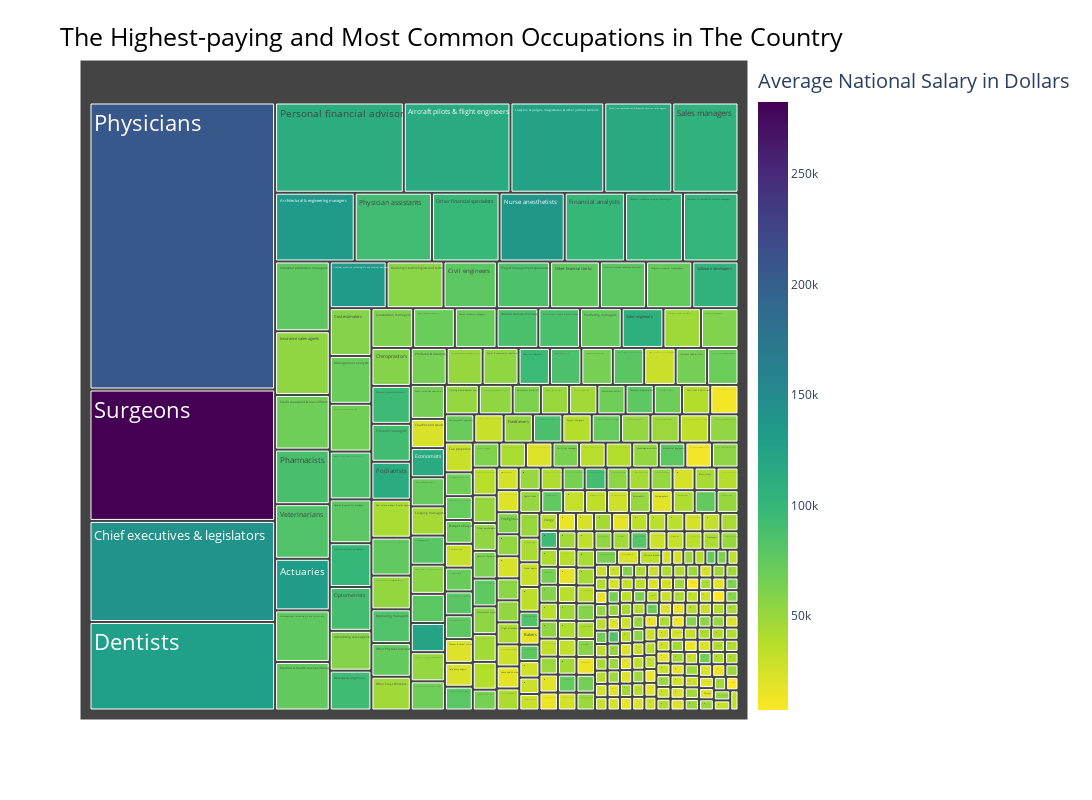

The notebook cell this image was saved under:
### Markdown cell above
In the first graph, what I aim to show is which jobs are the most common highest-paying ones and make a comparison with their color coding to see if being the most common necessarily makes them the highest paid.

### Code cell
#Codigo para contar la cantidad de veces que se repiten las occupaciones y tambien tener su sueldo promedio a nivel pais
v1=new_file.groupby('Occupation').agg({'Occupation':'count'}).rename(columns={'Occupation':'Total'}).sort_values(by='Total',ascending=False).reset_index()
aux=new_file[['Occupation','Average National Salary for Each Occupation']]
v1=pd.merge(v1,aux)
#Elimino valores que se duplcian al realizar el merge
v1=v1.drop_duplicates()


#Para la visualización elegi un treemap para destacar con el tamaño cuales son los trabajos que se suelen ser los mejroes pagados por locacización
#Ademas decidi agregar escala de color secuencial que represente el sueldo promedio que reciben para poder analizar si las mejor paagdas mas comunes necesarimante son las de mayor sueldo promedio
g1=px.treemap(v1,path=['Occupation'],values='Total',color='Average National Salary for Each Occupation',color_continuous_scale='Viridis_r')


#Tamaño Grafico
g1.update_layout(     
    width=1500,  # Ancho del gráfico en píxeles
    height=800,  # Alto del gráfico en píxeles
    title='The Highest-paying and Most Common Occupations in The Country',
    title_y=0.965,
    title_x=0.055, 
    title_font_color='black',
    title_font_size=25,
    coloraxis_colorbar=dict(
        x=1.0,
        title="Average National Salary in Dollars",
        title_font=dict(size=20),
    )
)

g1.update_traces(textfont=dict(size=22))
g1.show()

#De la visualización se puede apreciar como hay ciertas ocupaciones que se repite nde manera muy frecuente y al mismo tiempo se aprecia como la ocupación mejor pagada más común no es la mejor pada, siendo en realidad Surgeons.

### Figure 1 — Plotly figure (JSON) as saved in the notebook; plotly's stock layout.template omitted (floating-point values rounded to 4 significant figures; data arrays with more than 128 entries replaced by an {"elided": "..."} marker saying what was removed)
{"data": [{"branchvalues": "total", "customdata": {"elided": "357x1 float values"}, "domain": {"x": [0, 1], "y": [0, 1]}, "hovertemplate": "labels=%{label}<br>Total=%{value}<br>parent=%{parent}<br>id=%{id}<br>Average National Salary for Each Occupation=%{color}<extra></extra>", "ids": {"elided": "357 str values"}, "labels": {"elided": "357 str values"}, "marker": {"coloraxis": "coloraxis", "colors": {"elided": "357 float values"}}, "name": "", "parents": {"elided": "357 str values"}, "textfont": {"size": 22}, "type": "treemap", "values": {"elided": "357 int values"}}], "layout": {"coloraxis": {"colorbar": {"title": {"font": {"size": 20}, "text": "Average National Salary in Dollars"}, "x": 1}, "colorscale": [[0, "#fde725"], [0.1111, "#b5de2b"], [0.2222, "#6ece58"], [0.3333, "#35b779"], [0.4444, "#1f9e89"], [0.5556, "#26828e"], [0.6667, "#31688e"], [0.7778, "#3e4989"], [0.8889, "#482878"], [1, "#440154"]]}, "height": 800, "legend": {"tracegroupgap": 0}, "margin": {"t": 60}, "title": {"font": {"color": "black", "size": 25}, "text": "The Highest-paying and Most Common Occupations in The Country", "x": 0.055, "y": 0.965}, "width": 1500}}
